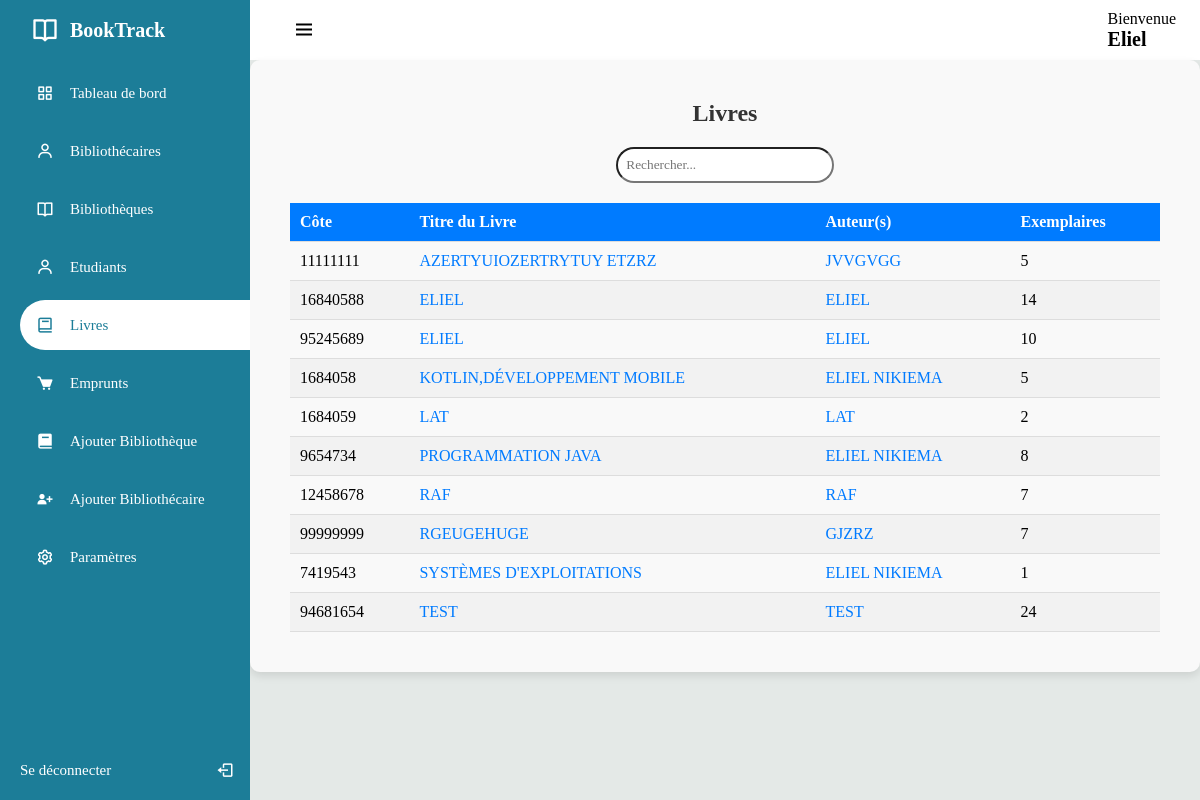
The page /manage/book.php (signed in) on the database its author committed.
### tables this page shows
CREATE TABLE IF NOT EXISTS `book` (
  `book_id` int NOT NULL AUTO_INCREMENT,
  `book_quote` int NOT NULL,
  `book_title` varchar(100) NOT NULL,
  `book_auth` varchar(100) NOT NULL,
  `book_copies` int NOT NULL,
  `library_id` int NOT NULL,
  PRIMARY KEY (`book_id`),
  UNIQUE KEY `UNIQUE` (`book_quote`),
  KEY `lib_bk_id` (`library_id`)
);

### manage/scripts/book_script/total_Book.php (called while the page is built, shortened)
<?php
	$sql = "SELECT *
            FROM book
            ORDER BY book_title";
	$stmt = $conn->prepare($sql);
	$stmt->execute();
    $books = $stmt->fetchAll(PDO::FETCH_ASSOC);
?>

### manage/book.php (the view, shortened to what this page needs)
<?php require "../config/config.php" ?>
<?php require "scripts/book_script/total_Book.php" ?>
<!DOCTYPE html>
<html lang="fr">
<head>
	<link rel="stylesheet" href="../assets/css/libra.css?v=1.0">
	<link rel="stylesheet" href="../assets/css/search.css">
	<link href='https://unpkg.com/boxicons@2.1.1/css/boxicons.min.css' rel='stylesheet'>
</head>
<body>
	<div class="sidebar">
		<div class="logo_details">
			<i class='bx bx-book-open'></i>
			<div class="logo_name">
				BookTrack
			</div>
		</div>
		<ul>
			<li>
				<a href="admin_dash.php">
				<i class='bx bx-grid-alt'></i>
				<span class="links_name">
					Tableau de bord
				</span>
				</a>
			</li>
			<li>
				<a href="librarian.php">
				<i class='bx bx-user'></i>
				<span class="links_name">
					Bibliothécaires
				</span>
				</a>
			</li>
			<li>
				<a href="library.php">
				<i class='bx bx-book-open'></i>
				<span class="links_name">
					Bibliothèques
				</span>
				</a>
			</li>
			<li>
				<a href="student.php">
				<i class='bx bx-user'></i>
				<span class="links_name">
					Etudiants
				</span>
				</a>
			</li>
			<li>
				<a href="book.php" class="active">
				<i class='bx bx-book' ></i>
				<span class="links_name">
					Livres
				</span>
				</a>
			</li>
			<li>
				<a href="borrow.php">
				<i class='bx bxs-cart'></i>
				<span class="links_name">
					Emprunts
				</span>
				</a>
			</li>
			<li>
				<a href="add_library.php">
				<i class='bx bxs-book'></i>
				<span class="links_name">
					Ajouter Bibliothèque
				</span>
				</a>
			</li>
			<li>
				<a href="add_librarian.php">
				<i class='bx bxs-user-plus'></i>
				<span class="links_name">
					Ajouter Bibliothécaire
				</span>
				</a>
			</li>
			<li>
				<a href="setting.php">
				<i class='bx bx-cog'></i>
				<span class="links_name">
					Paramètres
				</span>
				</a>
			</li>
			<li class="login">
				<a href="logout.php">
				<span class="links_name login_out">
					Se déconnecter
				</span>
				<i class='bx bx-log-out' id="log_out"></i>
				</a>
			</li>
		</ul>
	</div>
	<section class="home_section">
		<div class="topbar">
			<div class="toggle">
				<i class='bx bx-menu' id="btn"></i>
			</div>
			<div class="user_wrapper">
				<p>Bienvenue</p>
				<?php if(isset($_SESSION['ad_name'])): ?>
                    <h2 style="text-transform: capitalize; font-size:20px;">
                    	<?php echo $_SESSION['ad_name']; ?>
                    </h2>
                <?php endif; ?>
			</div>
		</div>
		<div class="details">
			<div class="recent_project">
				<div class="card_header" style="text-align:center;">
					<h2>Livres</h2>
					<input type='text' id='search' class='search-input' placeholder='Rechercher...'>
				</div>
				<table id="dataTable">
					<thead>
						<tr>
							<td>Côte</td>
							<td>Titre du Livre</td>
							<td>Auteur(s)</td>
							<td>Exemplaires</td>
						</tr>
					</thead>
					<tbody>
						<?php if(!empty($books)): ?>
							<?php foreach ($books as $book): ?>
								<tr>
									<td>
										<?= htmlspecialchars($book['book_quote']); ?>
									</td>
									<td style="text-transform:uppercase;">
										<?= htmlspecialchars($book['book_title']); ?>
									</td>
									<td style="text-transform:uppercase;">
										<?= htmlspecialchars($book['book_auth']); ?>
									</td>
									<td>
										<?= htmlspecialchars($book['book_copies']); ?>
									</td>
								</tr>
							<?php endforeach; ?>
						<?php else: ?>
							<tr>
								<td colspan="4">Aucun livre enregistré</td>
							</tr>
						<?php endif; ?>
					</tbody>
				</table>
			</div>
		</div>
	</section>
</body>
</html>

### assets/css/libra.css (style rules this page uses)
:root { --blue: #0053f3; --dark-blue: #1c7d98; --white: #fff; --gray: #8390a2; }
* { margin: 0; padding: 0; box-sizing: border-box; font-family: Georgia, 'Times New Roman', Times, serif; }
.sidebar { position: fixed; left: 0; top: 0; width: 250px; height: 100%; padding-left: 20px; background: var(--dark-blue); transition: all 0.5s ease; z-index: 99; }
.sidebar .logo_details { position: relative; height: 60px; display: flex; align-items: center; }
.sidebar li { position: relative; margin: 8px 0; list-style: none; }
.sidebar i { position: relative; height: 60px; min-width: 50px; font-size: 28px; line-height: 60px; text-align: center; color: var(--white); }
.sidebar .logo_details .logo_name { font-size: 20px; font-weight: 600; color: var(--white); transition: all 0.5s ease; }
.toggle { position: relative; }
#btn { font-size: 24px; cursor: pointer; }
.sidebar ul li a i { position: relative; height: 50px; font-size: 18px; line-height: 50px; }
.sidebar ul li a { width: 100%; height: 100%; display: flex; align-items: center; text-decoration: none; border-radius: 30px 0px 0px 30px; transition: all 0.5s ease; }
.sidebar ul li a .links_name { font-size: 15px; font-weight: 400; color: var(--white); transition: 0.4s; }
.sidebar li.login { position: fixed; width: 250px; height: 60px; left: 0; bottom: -8px; padding: 20px 20px; background: var(--white-blue); transition: all 0.5s ease; }
.sidebar .login #log_out { position: absolute; height: 60px; right: 0; top: 50%; transform: translateY(-50%); line-height: 60px; transition: all 0.5s ease; }
.sidebar li a.active { background: var(--white); }
.sidebar li a.active .links_name, .sidebar li a.active i { color: var(--dark-blue); }
.home_section { position: relative; width: calc(100% - 250px); min-height: 100vh; left: 250px; top: 0; background: #E4E9E7; transition: all 0.5s ease; }
.home_section .topbar { position: relative; width: 100%; height: 60px; display: flex; justify-content: space-between; align-items: center; padding: 1rem 1.5rem; background: var(--white); }
.home_section .topbar .toggle { position: relative; width: 60px; height: 60px; display: flex; justify-content: center; align-items: center; font-size: 2em; cursor: pointer; }
.details { position: relative; width: 100%; padding: 20px; display: grid; grid-template-columns: 3fr; background-color: #f9f9f9; border-radius: 10px; box-shadow: 0 4px 8px rgba(0, 0, 0, 0.1); }
.details .recent_project { position: relative; display: grid; padding: 20px; border-radius: 20px; overflow-y: auto; white-space: nowrap; }
.card_header h2 { font-size: 24px; font-weight: bold; color: #333; margin-bottom: 20px; }
table { width: 100%; border-collapse: collapse; }
table thead tr { background-color: #007bff; color: #fff; }
table thead td { padding: 10px; text-align: left; font-weight: bold; }
table tbody tr:nth-child(even) { background-color: #f2f2f2; }
table td { padding: 10px; border-bottom: 1px solid #ddd; }

### assets/css/search.css (style rules this page uses)
.search-input { margin-bottom:20px; padding: 8px; box-sizing:border-box; width: 25%; border-radius:18px; text-transform:capitalize; }

### rows shown on the page
book: book_quote "11111111", book_title "AZERTYUIOZERTRYTUY ETZRZ", book_auth "JVVGVGG", book_copies "5"
book: book_quote "16840588", book_title "ELIEL", book_auth "ELIEL", book_copies "14"
book: book_quote "95245689", book_title "ELIEL", book_auth "ELIEL", book_copies "10"
book: book_quote "1684058", book_title "KOTLIN,DÉVELOPPEMENT MOBILE", book_auth "ELIEL NIKIEMA", book_copies "5"
book: book_quote "1684059", book_title "LAT", book_auth "LAT", book_copies "2"
book: book_quote "9654734", book_title "PROGRAMMATION JAVA", book_auth "ELIEL NIKIEMA", book_copies "8"
book: book_quote "12458678", book_title "RAF", book_auth "RAF", book_copies "7"
book: book_quote "99999999", book_title "RGEUGEHUGE", book_auth "GJZRZ", book_copies "7"
book: book_quote "7419543", book_title "SYSTÈMES D'EXPLOITATIONS", book_auth "ELIEL NIKIEMA", book_copies "1"
book: book_quote "94681654", book_title "TEST", book_auth "TEST", book_copies "24"

### other values the page prints
$_SESSION['ad_name'] "Eliel"
